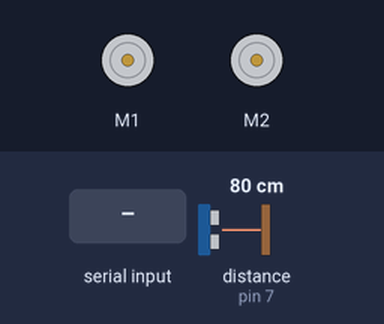
Simulated run of this sketch. Board: Arduino Uno, built with avr-gcc and run on an emulated ATmega328P. On the bench: 2 × DC motor (green arrow = forward, orange = backward, longer = faster). The test bench sets the inputs (shaded band); at power-on: distance to the obstacle (sensor on pin 7) 80 cm. The echo pulse lasts 58.3 µs per cm; what the sketch prints to the serial monitor is not drawn.

Above: at 1.2 s.
1.3 s: "s" received over Serial
At 1.55 s:
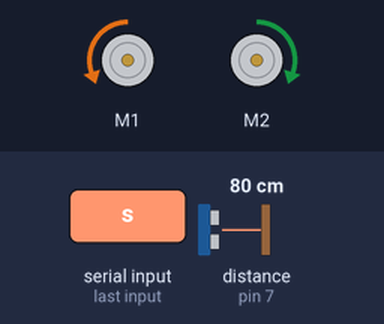
Timing chart, 0 to 4.3 s (numbered marks = the images above; inputs shaded):
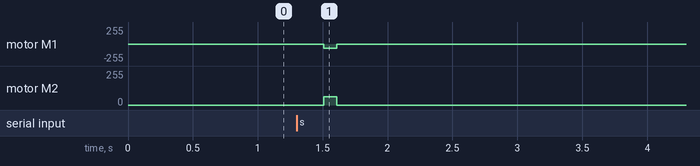

The sketch:

Robot_0_reciever.ino
```cpp
#include <ZumoMotors.h>
#define RobotNum 0
#define myDoneKey 'l'
const int ping1 = 7;
float duration;
boolean done = false;

ZumoMotors motors;

typedef union{
   byte bytes[4];
   float f;
}floatToBytes;

floatToBytes distance;

void flushFloatBuffer()
{
  for (int i = 0; i < 4; i++) {
    while (!Serial.available());
    Serial.read();
  }
}
void flushBuffer()
{
 while(Serial.available())
 {
    Serial.read();
    delay(15);
 }
}
void setup() {
Serial.begin(9600);
}

void loop() {
  if (Serial.available())
  {
    char key = (char)Serial.read();
    if (key =='s' && !done)
    {
          pinMode(ping1, OUTPUT);
          digitalWrite(ping1, LOW);
          delayMicroseconds(2);
          digitalWrite(ping1, HIGH);
          delayMicroseconds(5);
          digitalWrite(ping1, LOW);

          pinMode(ping1, INPUT);
          duration = pulseIn(ping1, HIGH);
          duration /= 29;
          distance.f = duration;
          delay(200);
          motors.setLeftSpeed(-100);
          motors.setRightSpeed(100);
          //motors.setSpeeds(50,-50);
          delay(100);
          motors.setSpeeds(0, 0);
          Serial.write(RobotNum);
          Serial.write(distance.bytes,4);
    }
    else if(key == 'S')// starting new ping sending
      done = false;
    else if(key ==myDoneKey)// done key has been sent meaning dont have to turn anymore
        done = true;
    else if(key >= '0' && key <'5')
        flushFloatBuffer();
  }
}
```

Measured:
- after the input at 1.3 s, motor M1: stopped → backward 63/255 after 0.21 s, → stopped 0.10 s later; motor M2: stopped → forward 63/255 after 0.21 s, → stopped 0.10 s later
